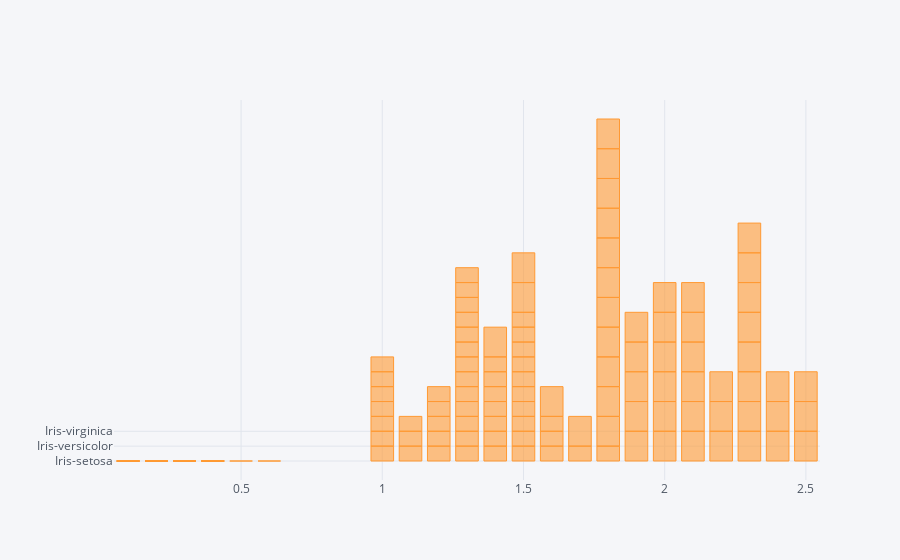

This figure's notebook cell:
### Code cell
iris.iplot(kind='bar',x='PetalWidthCm',y='Species')

### Figure 1 — Plotly figure (JSON) as saved in the notebook; plotly's stock layout.template omitted (floating-point values rounded to 4 significant figures; data arrays with more than 128 entries replaced by an {"elided": "..."} marker saying what was removed)
{"data": [{"marker": {"color": "rgba(255, 153, 51, 0.6)", "line": {"color": "rgba(255, 153, 51, 1.0)", "width": 1}}, "name": "Species", "orientation": "v", "text": "", "type": "bar", "x": {"elided": "150 float values"}, "y": {"elided": "150 str values"}}], "layout": {"legend": {"bgcolor": "#F5F6F9", "font": {"color": "#4D5663"}}, "paper_bgcolor": "#F5F6F9", "plot_bgcolor": "#F5F6F9", "title": {"font": {"color": "#4D5663"}}, "xaxis": {"gridcolor": "#E1E5ED", "showgrid": true, "tickfont": {"color": "#4D5663"}, "title": {"font": {"color": "#4D5663"}, "text": ""}, "zerolinecolor": "#E1E5ED"}, "yaxis": {"gridcolor": "#E1E5ED", "showgrid": true, "tickfont": {"color": "#4D5663"}, "title": {"font": {"color": "#4D5663"}, "text": ""}, "zerolinecolor": "#E1E5ED"}}}
